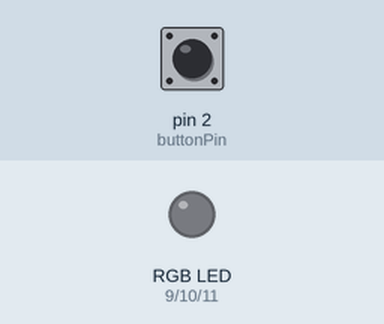
Recording of a sketch running on a simulated Arduino Uno, built with avr-gcc and run on an emulated ATmega328P. Parts: an RGB LED mixed from three pins (HIGH = lit). The inputs (shaded band) are chosen by the test bench; at power-on: pin 2 (buttonPin) HIGH. Dim RGB values are drawn brighter than linear.

Above: at 1.2 s.
1.3 s: pin 2 (buttonPin) pulled LOW for 1 s
At 2.1 s:
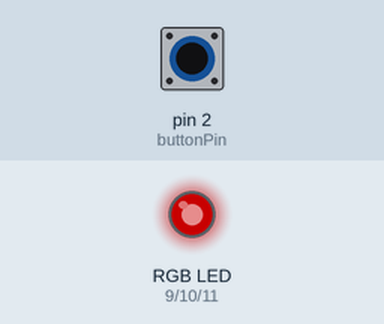
3.8 s: pin 2 (buttonPin) pulled LOW for 3.2 s
At 5.3 s:
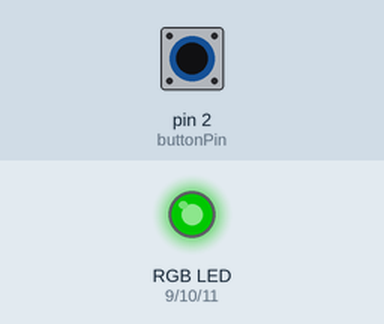
At 6.1 s:
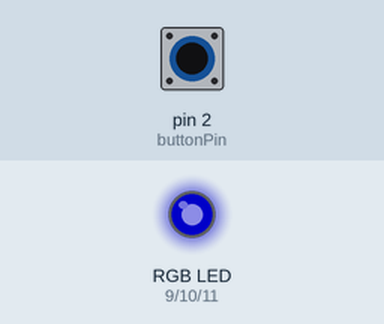
Timing chart, 0 to 8.5 s (numbered marks = the images above; inputs shaded):
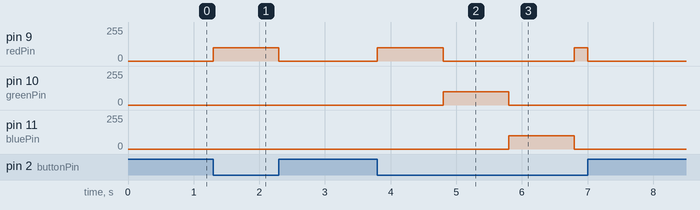

Measured:
- after the input at 1.3 s, pin 9 (redPin): 0/255 → 100/255 at once, → 0/255 1.0 s later
- after the input at 3.8 s, pin 9 (redPin): 0/255 → 100/255 at once, → 0/255 1.0 s later, → 100/255 2.0 s later, → 0/255 0.20 s later; pin 10 (greenPin): 0/255 → 100/255 after 1.0 s, → 0/255 1.0 s later; pin 11 (bluePin): 0/255 → 100/255 after 2.0 s, → 0/255 1.0 s later

The sketch:

color_mood_light.ino
```cpp
const int redPin = 9; // Pulse Width Modulation PWM pin for red channel
const int greenPin = 10;
const int bluePin = 11;
const int buttonPin = 2;

unsigned long previousMillis = 0; // remember5s last color-change time
const unsigned long interval = 1000; // 1s per color
int colorStep = 0; // 0 = red, 1 = green, 2 = blue

void setup() {

  pinMode(redPin, OUTPUT);
  pinMode(greenPin, OUTPUT);
  pinMode(bluePin, OUTPUT);
  pinMode(buttonPin, INPUT_PULLUP);
}

void loop() {

  bool pressed = digitalRead(buttonPin) == LOW;

  if (pressed) { // if button is pressed -> show color sequence
    unsigned long now = millis();
    if (now - previousMillis >= interval) { // time to change color, has 1s passed?
    previousMillis = now; // save new time
    colorStep = (colorStep + 1) % 3; // 0->1->2->0

    }
    // turn on the current color (dimmed a bit = 100/255)
    analogWrite(redPin, (colorStep == 0) ? 100 : 0);
    analogWrite(greenPin, (colorStep == 1) ? 100 : 0);
    analogWrite(bluePin, (colorStep == 2) ? 100 : 0);
  } else {
    // button not pressed -> LED off, reset cycle
    analogWrite(redPin, 0);
    analogWrite(greenPin, 0);
    analogWrite(bluePin, 0);
    colorStep = 0; // start with red next time
    previousMillis = millis(); // avoid instant jump when pressed again
  }
}
```
